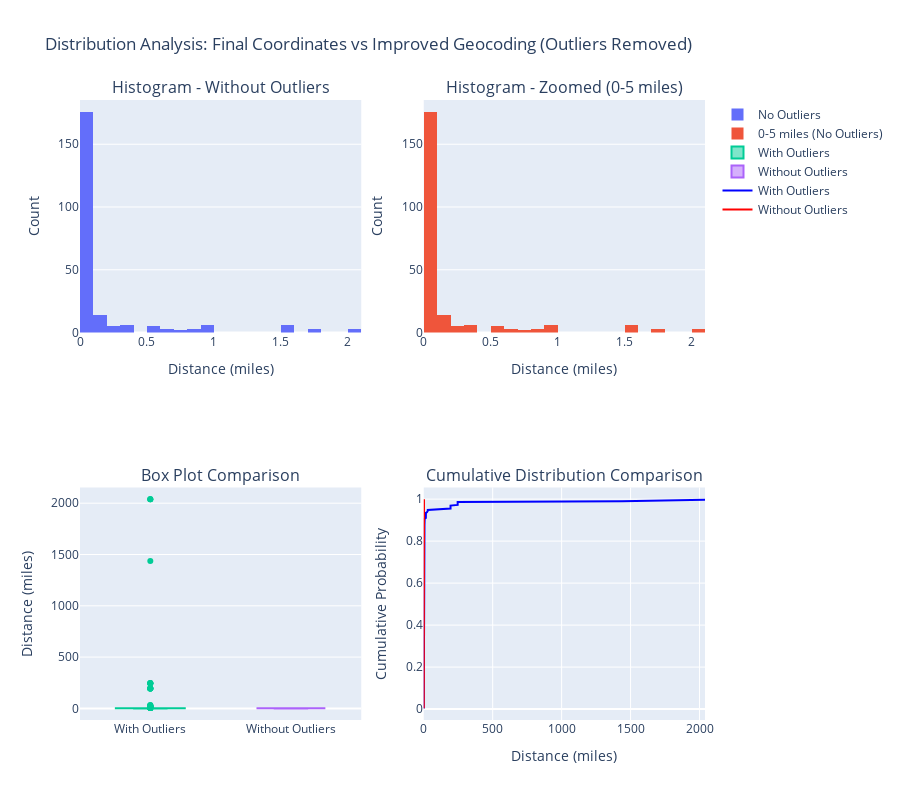

Notebook cell for this chart:
### Code cell
import plotly.express as px
import plotly.graph_objects as go
from plotly.subplots import make_subplots
import numpy as np

# Get the valid distances (non-null values)
valid_distances = df['Distance_Final_vs_Strict'].dropna()

# Remove outliers using IQR method
Q1 = valid_distances.quantile(0.25)
Q3 = valid_distances.quantile(0.75)
IQR = Q3 - Q1
lower_bound = Q1 - 1.5 * IQR
upper_bound = Q3 + 1.5 * IQR

# Filter out outliers
distances_no_outliers = valid_distances[(valid_distances >= lower_bound) & (valid_distances <= upper_bound)]

print("Outlier Analysis:")
print("=" * 40)
print(f"Original data points: {len(valid_distances)}")
print(f"Q1 (25th percentile): {Q1:.2f} miles")
print(f"Q3 (75th percentile): {Q3:.2f} miles") 
print(f"IQR: {IQR:.2f} miles")
print(f"Lower bound (Q1 - 1.5*IQR): {lower_bound:.2f} miles")
print(f"Upper bound (Q3 + 1.5*IQR): {upper_bound:.2f} miles")
print(f"Data points after removing outliers: {len(distances_no_outliers)}")
print(f"Outliers removed: {len(valid_distances) - len(distances_no_outliers)} ({((len(valid_distances) - len(distances_no_outliers))/len(valid_distances)*100):.1f}%)")
print()

# Create subplots comparing with and without outliers
fig = make_subplots(
    rows=2, cols=2,
    subplot_titles=('Histogram - Without Outliers', 'Histogram - Zoomed (0-5 miles)', 
                   'Box Plot Comparison', 'Cumulative Distribution Comparison'),
    specs=[[{"secondary_y": False}, {"secondary_y": False}],
           [{"secondary_y": False}, {"secondary_y": False}]]
)

# 1. Histogram without outliers
fig.add_trace(
    go.Histogram(x=distances_no_outliers, nbinsx=30, name='No Outliers'),
    row=1, col=1
)

# 2. Histogram - Zoomed to 0-5 miles (no outliers)
distances_zoomed_no_outliers = distances_no_outliers[distances_no_outliers <= 5]
fig.add_trace(
    go.Histogram(x=distances_zoomed_no_outliers, nbinsx=30, name='0-5 miles (No Outliers)'),
    row=1, col=2
)

# 3. Box plot comparison
fig.add_trace(
    go.Box(y=valid_distances, name='With Outliers', boxpoints='outliers'),
    row=2, col=1
)
fig.add_trace(
    go.Box(y=distances_no_outliers, name='Without Outliers', boxpoints=False),
    row=2, col=1
)

# 4. Cumulative distribution comparison
sorted_distances_original = np.sort(valid_distances)
cumulative_prob_original = np.arange(1, len(sorted_distances_original) + 1) / len(sorted_distances_original)
fig.add_trace(
    go.Scatter(x=sorted_distances_original, y=cumulative_prob_original, mode='lines', 
              name='With Outliers', line=dict(color='blue')),
    row=2, col=2
)

sorted_distances_no_outliers = np.sort(distances_no_outliers)
cumulative_prob_no_outliers = np.arange(1, len(sorted_distances_no_outliers) + 1) / len(sorted_distances_no_outliers)
fig.add_trace(
    go.Scatter(x=sorted_distances_no_outliers, y=cumulative_prob_no_outliers, mode='lines', 
              name='Without Outliers', line=dict(color='red')),
    row=2, col=2
)

# Update layout
fig.update_layout(
    height=800,
    title_text="Distribution Analysis: Final Coordinates vs Strict Geocoding (Outliers Removed)",
    showlegend=True
)

# Update x-axis labels
fig.update_xaxes(title_text="Distance (miles)", row=1, col=1)
fig.update_xaxes(title_text="Distance (miles)", row=1, col=2)
fig.update_xaxes(title_text="", row=2, col=1)
fig.update_xaxes(title_text="Distance (miles)", row=2, col=2)

# Update y-axis labels
fig.update_yaxes(title_text="Count", row=1, col=1)
fig.update_yaxes(title_text="Count", row=1, col=2)
fig.update_yaxes(title_text="Distance (miles)", row=2, col=1)
fig.update_yaxes(title_text="Cumulative Probability", row=2, col=2)

fig.show()

# Statistics comparison
print("Statistics Comparison:")
print("=" * 60)
print(f"{'Metric':<25} {'With Outliers':<15} {'Without Outliers':<15}")
print("-" * 60)
print(f"{'Count':<25} {len(valid_distances):<15} {len(distances_no_outliers):<15}")
print(f"{'Mean (miles)':<25} {valid_distances.mean():<15.2f} {distances_no_outliers.mean():<15.2f}")
print(f"{'Median (miles)':<25} {valid_distances.median():<15.2f} {distances_no_outliers.median():<15.2f}")
print(f"{'Std Dev (miles)':<25} {valid_distances.std():<15.2f} {distances_no_outliers.std():<15.2f}")
print(f"{'Min (miles)':<25} {valid_distances.min():<15.2f} {distances_no_outliers.min():<15.2f}")
print(f"{'Max (miles)':<25} {valid_distances.max():<15.2f} {distances_no_outliers.max():<15.2f}")
print(f"{'Skewness':<25} {valid_distances.skew():<15.2f} {distances_no_outliers.skew():<15.2f}")
print()

print("Accuracy Distribution (Without Outliers):")
print("-" * 45)
print(f"Within 0.1 miles: {(distances_no_outliers <= 0.1).sum()} ({(distances_no_outliers <= 0.1).mean()*100:.1f}%)")
print(f"Within 0.5 miles: {(distances_no_outliers <= 0.5).sum()} ({(distances_no_outliers <= 0.5).mean()*100:.1f}%)")
print(f"Within 1 mile: {(distances_no_outliers <= 1).sum()} ({(distances_no_outliers <= 1).mean()*100:.1f}%)")
print(f"Within 2 miles: {(distances_no_outliers <= 2).sum()} ({(distances_no_outliers <= 2).mean()*100:.1f}%)")
print(f"Within 5 miles: {(distances_no_outliers <= 5).sum()} ({(distances_no_outliers <= 5).mean()*100:.1f}%)")

### Figure 1 — Plotly figure (JSON) as saved in the notebook; plotly's stock layout.template omitted (floating-point values rounded to 4 significant figures; data arrays with more than 128 entries replaced by an {"elided": "..."} marker saying what was removed)
{"data": [{"name": "No Outliers", "nbinsx": 30, "type": "histogram", "x": {"elided": "232 float values"}, "xaxis": "x", "yaxis": "y"}, {"name": "0-5 miles (No Outliers)", "nbinsx": 30, "type": "histogram", "x": {"elided": "232 float values"}, "xaxis": "x2", "yaxis": "y2"}, {"boxpoints": "outliers", "name": "With Outliers", "type": "box", "xaxis": "x3", "y": {"elided": "291 float values"}, "yaxis": "y3"}, {"boxpoints": false, "name": "Without Outliers", "type": "box", "xaxis": "x3", "y": {"elided": "232 float values"}, "yaxis": "y3"}, {"line": {"color": "blue"}, "mode": "lines", "name": "With Outliers", "type": "scatter", "x": {"elided": "291 float values"}, "xaxis": "x4", "y": {"elided": "291 float values"}, "yaxis": "y4"}, {"line": {"color": "red"}, "mode": "lines", "name": "Without Outliers", "type": "scatter", "x": {"elided": "232 float values"}, "xaxis": "x4", "y": {"elided": "232 float values"}, "yaxis": "y4"}], "layout": {"annotations": [{"font": {"size": 16}, "showarrow": false, "text": "Histogram - Without Outliers", "x": 0.225, "xanchor": "center", "xref": "paper", "y": 1, "yanchor": "bottom", "yref": "paper"}, {"font": {"size": 16}, "showarrow": false, "text": "Histogram - Zoomed (0-5 miles)", "x": 0.775, "xanchor": "center", "xref": "paper", "y": 1, "yanchor": "bottom", "yref": "paper"}, {"font": {"size": 16}, "showarrow": false, "text": "Box Plot Comparison", "x": 0.225, "xanchor": "center", "xref": "paper", "y": 0.375, "yanchor": "bottom", "yref": "paper"}, {"font": {"size": 16}, "showarrow": false, "text": "Cumulative Distribution Comparison", "x": 0.775, "xanchor": "center", "xref": "paper", "y": 0.375, "yanchor": "bottom", "yref": "paper"}], "height": 800, "showlegend": true, "title": {"text": "Distribution Analysis: Final Coordinates vs Improved Geocoding (Outliers Removed)"}, "xaxis": {"anchor": "y", "domain": [0, 0.45], "title": {"text": "Distance (miles)"}}, "xaxis2": {"anchor": "y2", "domain": [0.55, 1], "title": {"text": "Distance (miles)"}}, "xaxis3": {"anchor": "y3", "domain": [0, 0.45], "title": {"text": ""}}, "xaxis4": {"anchor": "y4", "domain": [0.55, 1], "title": {"text": "Distance (miles)"}}, "yaxis": {"anchor": "x", "domain": [0.625, 1], "title": {"text": "Count"}}, "yaxis2": {"anchor": "x2", "domain": [0.625, 1], "title": {"text": "Count"}}, "yaxis3": {"anchor": "x3", "domain": [0, 0.375], "title": {"text": "Distance (miles)"}}, "yaxis4": {"anchor": "x4", "domain": [0, 0.375], "title": {"text": "Cumulative Probability"}}}}
